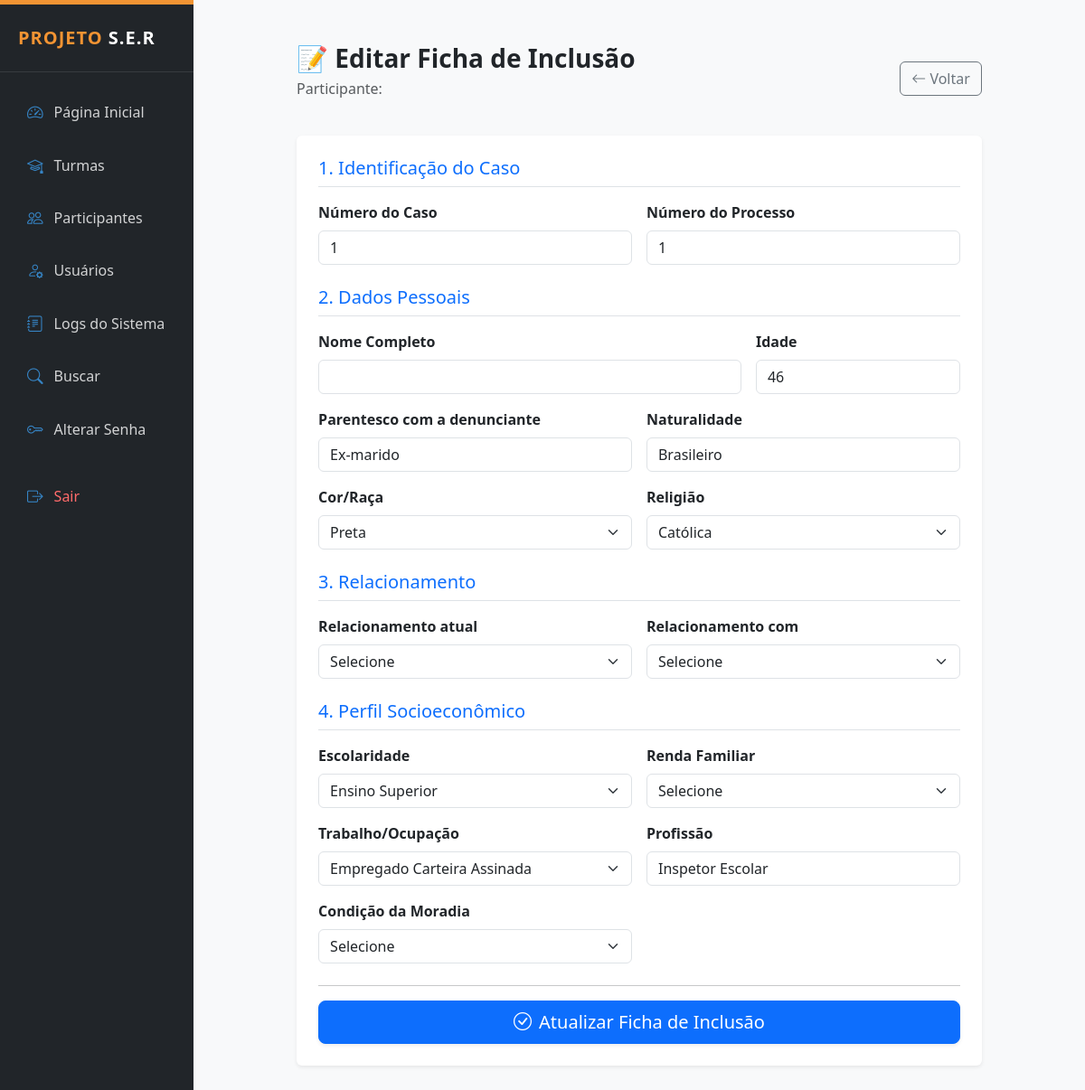
The app's page /public/ficha_inclusao_editar.php?id=169 (signed in) with its own data.
### tables this page shows
CREATE TABLE `ficha_inclusao` (
  `id` int(11) NOT NULL,
  `cor` varchar(50) DEFAULT NULL,
  `situacao_civil` varchar(50) DEFAULT NULL,
  `religiao` varchar(100) DEFAULT NULL,
  `escolaridade` varchar(100) DEFAULT NULL,
  `renda_familiar` varchar(100) DEFAULT NULL,
  `profissao` varchar(150) DEFAULT NULL,
  `ocupacao_companheira` varchar(150) DEFAULT NULL,
  `profissao_companheira` varchar(150) DEFAULT NULL,
  `condicao_moradia` varchar(100) DEFAULT NULL,
  `numero_filhos` int(11) DEFAULT NULL,
  `numero_pessoas_casa` int(11) DEFAULT NULL,
  `problemas_saude` text DEFAULT NULL,
  `uso_medicacao` text DEFAULT NULL,
  `uso_alcool` varchar(100) DEFAULT NULL,
  `frequencia_bebida` varchar(100) DEFAULT NULL,
  `drogas_utilizadas` text DEFAULT NULL,
  `violencia_praticada` text DEFAULT NULL,
  `violencia_sofrida` text DEFAULT NULL,
  `historico_familiar` text DEFAULT NULL,
  `situacao_juridica` text DEFAULT NULL,
  `expectativa_grupo` text DEFAULT NULL,
  `criado_em` datetime DEFAULT current_timestamp(),
  `participante_id` int(11) NOT NULL,
  `numero_caso` varchar(50) DEFAULT NULL,
  `numero_processo` varchar(50) DEFAULT NULL,
  `parentesco` varchar(100) DEFAULT NULL,
  `idade` int(11) DEFAULT NULL,
  `naturalidade` varchar(100) DEFAULT NULL,
  `relacionamento_atual` varchar(50) DEFAULT NULL,
  `relacionamento_detalhe` varchar(100) DEFAULT NULL,
  `trabalho` varchar(100) DEFAULT NULL,
  `religiao_outro` varchar(150) DEFAULT NULL,
  `escolaridade_outro` varchar(150) DEFAULT NULL,
  `renda_outro` varchar(150) DEFAULT NULL,
  `trabalho_outro` varchar(150) DEFAULT NULL,
  `moradia_outro` varchar(150) DEFAULT NULL,
  `relacionamento_outro` varchar(150) DEFAULT NULL,
  `nome` varchar(100) DEFAULT NULL
);

### public/ficha_inclusao_editar.php (the view, shortened to what this page needs)
<?php
require_once __DIR__ . '/../config/conexao.php';
require_once __DIR__ . '/../layout/admin_header.php';
$participante_id = $_GET['id'] ?? $_GET['participante_id'] ?? null;
$stmt = $pdo->prepare("SELECT * FROM ficha_inclusao WHERE participante_id = ?");
$stmt->execute([$participante_id]);
$dados = $stmt->fetch(PDO::FETCH_ASSOC);
function selecionar($valor, $opcao) {
    return (trim($valor) == trim($opcao)) ? 'selected' : '';
}
?>
<div class="container py-4">
    <div class="row justify-content-center">
        <div class="col-lg-10">
            <div class="d-flex justify-content-between align-items-center mb-4">
                <div>
                    <h3 class="fw-bold text-dark mb-1">📝 Editar Ficha de Inclusão</h3>
                    <p class="text-muted">Participante: <strong><?= htmlspecialchars($dados['nome']) ?></strong></p>
                </div>
                <a href="participantes_detalhes.php?id=<?= $participante_id ?>" class="btn btn-outline-secondary">
                    <i class="bi bi-arrow-left"></i> Voltar
                </a>
            </div>
            <form method="POST" action="ficha_inclusao_salvar.php" class="card shadow-sm border-0">
                <div class="card-body p-4">
                    <h5 class="text-primary border-bottom pb-2 mb-3">1. Identificação do Caso</h5>
                    <div class="row g-3 mb-4">
                        <div class="col-md-6">
                            <label class="form-label fw-bold">Número do Caso</label>
                            <input type="text" name="numero_caso" class="form-control" value="<?= htmlspecialchars($dados['numero_caso'] ?? '') ?>" required>
                        </div>
                        <div class="col-md-6">
                            <label class="form-label fw-bold">Número do Processo</label>
                            <input type="text" name="numero_processo" class="form-control" value="<?= htmlspecialchars($dados['numero_processo'] ?? '') ?>" required>
                        </div>
                    </div>
                    <h5 class="text-primary border-bottom pb-2 mb-3">2. Dados Pessoais</h5>
                    <div class="row g-3 mb-4">
                        <div class="col-md-8">
                            <label class="form-label fw-bold">Nome Completo</label>
                            <input type="text" name="nome" class="form-control" value="<?= htmlspecialchars($dados['nome'] ?? '') ?>" required>
                        </div>
                        <div class="col-md-4">
                            <label class="form-label fw-bold">Idade</label>
                            <input type="number" name="idade" class="form-control" value="<?= htmlspecialchars($dados['idade'] ?? '') ?>" required>
                        </div>
                        <div class="col-md-6">
                            <label class="form-label fw-bold">Parentesco com a denunciante</label>
                            <input type="text" name="parentesco" class="form-control" value="<?= htmlspecialchars($dados['parentesco'] ?? '') ?>" required>
                        </div>
                        <div class="col-md-6">
                            <label class="form-label fw-bold">Naturalidade</label>
                            <input type="text" name="naturalidade" class="form-control" value="<?= htmlspecialchars($dados['naturalidade'] ?? '') ?>" required>
                        </div>
                        <div class="col-md-6">
                            <label class="form-label fw-bold">Cor/Raça</label>
                            <select name="cor" class="form-select" required>
                                <?php $cores = ['Branca', 'Preta', 'Parda', 'Indígena', 'Amarela'];
                                foreach ($cores as $c) echo "<option value='$c' " . selecionar($dados['cor'], $c) . ">$c</option>"; ?>
                            </select>
                        </div>
                        <div class="col-md-6">
                            <label class="form-label fw-bold">Religião</label>
                            <select name="religiao" id="religiao" class="form-select" required>
                                <?php $religioes = ['Católica', 'Evangélica', 'Espírita', 'Umbanda', 'Candomblé', 'Outra'];
                                foreach ($religioes as $rel) echo "<option value='$rel' " . selecionar($dados['religiao'], $rel) . ">$rel</option>"; ?>
                            </select>
                        </div>
                    </div>
                    <h5 class="text-primary border-bottom pb-2 mb-3">3. Relacionamento</h5>
                    <div class="row g-3 mb-4">
                        <div class="col-md-6">
                            <label class="form-label fw-bold">Relacionamento atual</label>
                            <select name="relacionamento" id="relacionamento" class="form-select" required>
                                <option value="">Selecione</option>
                            </select>
                        </div>
                        <div class="col-md-6">
                            <label class="form-label fw-bold">Relacionamento com</label>
                            <select name="relacao_com" id="relacao_com" class="form-select">
                                <option value="">Selecione</option>
                            </select>
                        </div>
                    </div>
                    <h5 class="text-primary border-bottom pb-2 mb-3">4. Perfil Socioeconômico</h5>
                    <div class="row g-3 mb-4">
                        <div class="col-md-6">
                            <label class="form-label fw-bold">Escolaridade</label>
                            <select name="escolaridade" id="escolaridade" class="form-select" required>
                                <?php $escola = ['Ensino Fundamental Incompleto', 'Ensino Fundamental Completo', 'Ensino Médio Incompleto', 'Ensino Médio Completo', 'Ensino Superior', 'Outro'];
                                foreach ($escola as $e) echo "<option value='$e' " . selecionar($dados['escolaridade'], $e) . ">$e</option>"; ?>
                            </select>
                        </div>
                        <div class="col-md-6">
                            <label class="form-label fw-bold">Renda Familiar</label>
                            <select name="renda" id="renda" class="form-select" required>
                                <option value="">Selecione</option>
                            </select>
                        </div>
                        <div class="col-md-6">
                            <label class="form-label fw-bold">Trabalho/Ocupação</label>
                            <select name="trabalho" id="trabalho" class="form-select" required>
                                <?php $trab = ['Empregado Carteira Assinada', 'Empregado Sem Carteira Assinada', 'Autônomo', 'Trabalha em Casa', 'Nunca Trabalhou', 'Outro'];
                                foreach ($trab as $t) echo "<option value='$t' " . selecionar($dados['trabalho'], $t) . ">$t</option>"; ?>
                            </select>
                        </div>
                        <div class="col-md-6">
                            <label class="form-label fw-bold">Profissão</label>
                            <input type="text" name="profissao" class="form-control" value="<?= htmlspecialchars($dados['profissao'] ?? '') ?>" required>
                        </div>
                        <div class="col-md-6">
                            <label class="form-label fw-bold">Condição da Moradia</label>
                            <select name="moradia" id="moradia" class="form-select" required>
                                <option value="">Selecione</option>
                            </select>
                        </div>
                    </div>
                    <hr>
                    <div class="d-grid">
                        <button type="submit" class="btn btn-primary btn-lg shadow-sm">
                            <i class="bi bi-check-circle me-2"></i>Atualizar Ficha de Inclusão
                        </button>
                    </div>
                </div>
            </form>
        </div>
    </div>
</div>
<?php require_once __DIR__ . '/../layout/admin_footer.php'; ?>

### layout/admin_header.php (style rules this page uses)
:root { --ser-orange: #F29433; --ser-blue: #3684C4; --ser-wine: #A61C62; --ser-light: #f8f9fa; }
body { font-family: 'Segoe UI', Tahoma, Geneva, Verdana, sans-serif; background-color: var(--ser-light); }

### records on screen
ficha_inclusao: numero_caso "1", numero_processo "1", idade "46", parentesco "Ex-marido", naturalidade "Brasileiro", profissao "Inspetor Escolar"

### other values on screen
form field cor "Preta"
form field religiao "Católica"
form field escolaridade "Ensino Superior"
form field trabalho "Empregado Carteira Assinada"
